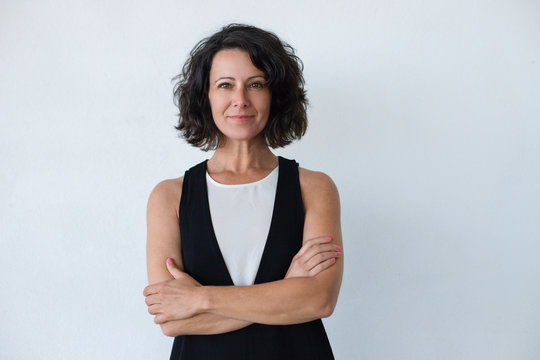
#> input picture images/girly.jpg, 540 x 360 px
$ python CW_lesson_4.py
#> lines starting #> are read from the running program, lines starting #| are printed output that depends on the picture; after the words box and inside, x2 and y2 are one past the last pixel; in counts of white or black regions, pixels touching at a corner belong together
import cv2
import numpy as np


img = cv2.imread("images/girly.jpg")
#> img is the input picture: shape (360, 540, 3); mean B, G, R 191.9, 187.8, 186.8
scale = 1
img = cv2.resize(img, (img.shape[1] // scale, img.shape[0] // scale))
print(img.shape)
#| (360, 540, 3)
img_copy_color = img.copy()
img_copy = img.copy()

img_copy = cv2.cvtColor(img_copy, cv2.COLOR_BGR2GRAY)
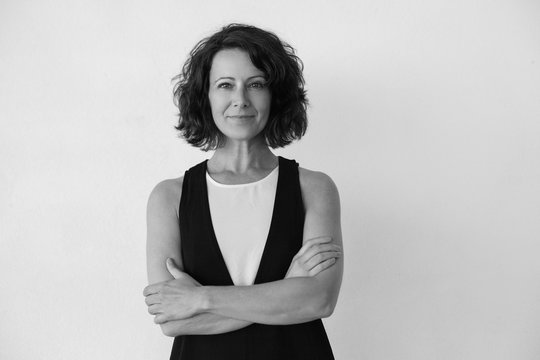
#> img_copy: shape (360, 540); min 0, max 249, mean 188
img_copy = cv2.GaussianBlur(img_copy, (5, 5), 4)

img_copy = cv2.equalizeHist(img_copy) # підсилення контрасту
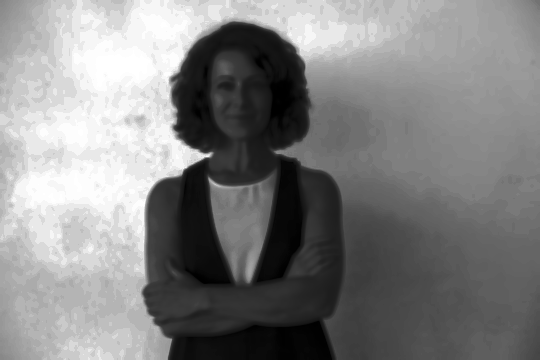
#> img_copy: shape (360, 540); min 0, max 255, mean 130.3

img_copy = cv2.Canny(img_copy, 50, 130)
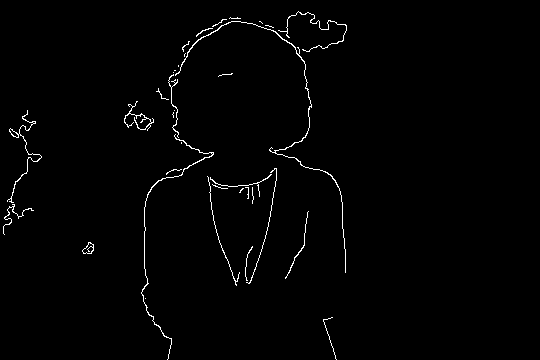
#> img_copy: shape (360, 540); 1.2% white in thin lines or dots, all inside (x1, y1, x2, y2) = (3, 11, 347, 360)

contours, hierarchy = cv2.findContours(img_copy, cv2.RETR_EXTERNAL, cv2.CHAIN_APPROX_SIMPLE)
#> contours = 35 contours, 29 with area under 20; largest, box (x1, y1, x2, y2) and area: (175, 21, 346, 273) 99, (82, 242, 94, 254) 79, (7, 110, 42, 203) 70, (141, 134, 214, 360) 66, (124, 101, 154, 131) 29, (278, 11, 347, 52) 22
# ретр - знаходить лише крайні зовнішні контури - останні. чеін - ключові точки, по яких визначаємо контур

# Малювання контурів прямокутників та тексту
for cnt in contours:
    area = cv2.contourArea(cnt)
    if area > 80: # фільтр шуму
        x, y, w, h = cv2.boundingRect(cnt)
        cv2.drawContours(img_copy_color, [cnt], -1, (0, 255, 0), 2)
        cv2.rectangle(img_copy_color, (x, y), (x + w, y + h), (0, 255, 0), 2)
        text_y = y - 5 if y - 5 > 10 else y + 15
        text = f'x:{x}  y:{y}  S:{int(area)}'
        cv2.putText(img_copy_color, text, (x, text_y), cv2.FONT_HERSHEY_SIMPLEX, 0.5, (0, 0, 255), 1)
#> this loop made 35 passes
#> (area, x, y, w, h, text_y, text) on pass 32: (99, 175, 21, 171, 252, 16, 'x:175  y:21  S:99')
#> area on passes 4, 16, 19, 20, 35: 79, 66, 70, 29, 22
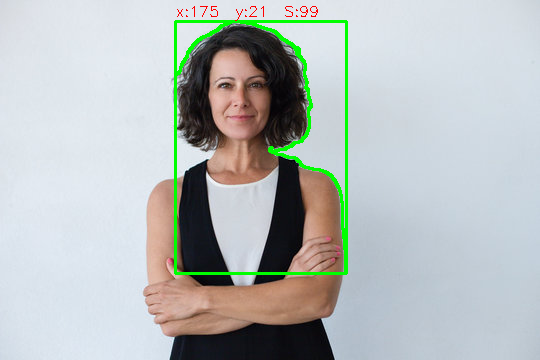
#> img_copy_color: shape (360, 540, 3); 2.22% of pixels changed, all inside (x1, y1, x2, y2) = (174, 6, 348, 275)


# cv2.imshow("img", img)
# cv2.imshow("img_copy", img_copy)
cv2.imshow("copy", img_copy_color)
cv2.waitKey(0)
cv2.destroyAllWindows()
